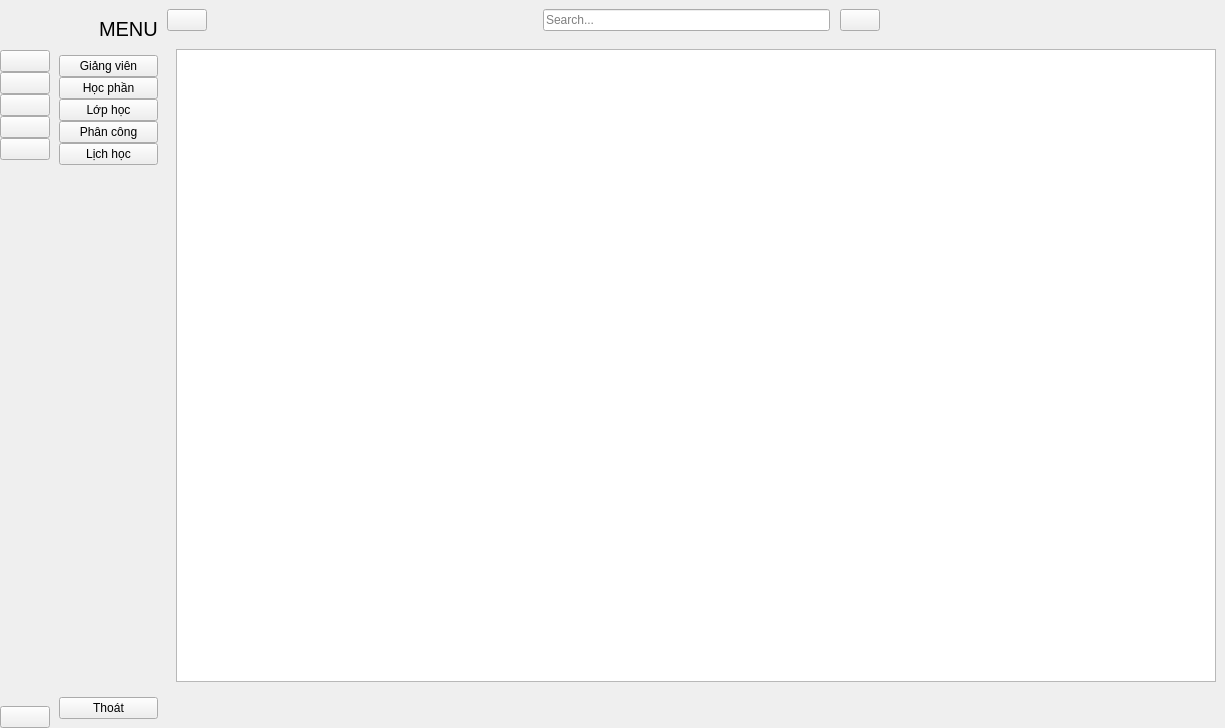
<?xml version="1.0" encoding="UTF-8"?>
<ui version="4.0">
 <class>MainWindow</class>
 <widget class="QMainWindow" name="MainWindow">
  <property name="geometry">
   <rect>
    <x>0</x>
    <y>0</y>
    <width>1225</width>
    <height>728</height>
   </rect>
  </property>
  <property name="windowTitle">
   <string>MainWindow</string>
  </property>
  <widget class="QWidget" name="centralwidget">
   <layout class="QGridLayout" name="gridLayout">
    <property name="leftMargin">
     <number>0</number>
    </property>
    <property name="topMargin">
     <number>0</number>
    </property>
    <property name="rightMargin">
     <number>0</number>
    </property>
    <property name="bottomMargin">
     <number>0</number>
    </property>
    <property name="spacing">
     <number>0</number>
    </property>
    <item row="0" column="0">
     <widget class="QWidget" name="icon_only_widget" native="true">
      <layout class="QVBoxLayout" name="verticalLayout_3">
       <property name="spacing">
        <number>0</number>
       </property>
       <property name="leftMargin">
        <number>0</number>
       </property>
       <property name="topMargin">
        <number>0</number>
       </property>
       <property name="rightMargin">
        <number>0</number>
       </property>
       <property name="bottomMargin">
        <number>0</number>
       </property>
       <item>
        <layout class="QHBoxLayout" name="horizontalLayout_3">
         <item>
          <widget class="QLabel" name="logo_label_1">
           <property name="minimumSize">
            <size>
             <width>50</width>
             <height>50</height>
            </size>
           </property>
           <property name="maximumSize">
            <size>
             <width>50</width>
             <height>50</height>
            </size>
           </property>
           <property name="text">
            <string/>
           </property>
           <property name="pixmap">
            <pixmap resource="resual.qrc">:/icon/logo.jpg</pixmap>
           </property>
           <property name="scaledContents">
            <bool>true</bool>
           </property>
          </widget>
         </item>
        </layout>
       </item>
       <item>
        <layout class="QVBoxLayout" name="verticalLayout">
         <property name="spacing">
          <number>0</number>
         </property>
         <item>
          <widget class="QPushButton" name="giangvien_btn1">
           <property name="text">
            <string/>
           </property>
           <property name="icon">
            <iconset resource="resual.qrc">
             <normaloff>:/icon/mu.png</normaloff>
             <normalon>:/icon/mu.png</normalon>:/icon/mu.png</iconset>
           </property>
           <property name="iconSize">
            <size>
             <width>20</width>
             <height>20</height>
            </size>
           </property>
           <property name="checkable">
            <bool>true</bool>
           </property>
           <property name="autoExclusive">
            <bool>true</bool>
           </property>
          </widget>
         </item>
         <item>
          <widget class="QPushButton" name="hocphan_btn1">
           <property name="text">
            <string/>
           </property>
           <property name="icon">
            <iconset resource="resual.qrc">
             <normaloff>:/icon/laptop.png</normaloff>
             <normalon>:/icon/laptop.png</normalon>:/icon/laptop.png</iconset>
           </property>
           <property name="iconSize">
            <size>
             <width>20</width>
             <height>20</height>
            </size>
           </property>
           <property name="checkable">
            <bool>true</bool>
           </property>
           <property name="autoExclusive">
            <bool>true</bool>
           </property>
          </widget>
         </item>
         <item>
          <widget class="QPushButton" name="lophoc_btn1">
           <property name="text">
            <string/>
           </property>
           <property name="icon">
            <iconset resource="resual.qrc">
             <normaloff>:/icon/phanconggiangday.png</normaloff>
             <normalon>:/icon/phanconggiangday.png</normalon>:/icon/phanconggiangday.png</iconset>
           </property>
           <property name="iconSize">
            <size>
             <width>20</width>
             <height>20</height>
            </size>
           </property>
           <property name="checkable">
            <bool>true</bool>
           </property>
           <property name="autoExclusive">
            <bool>true</bool>
           </property>
          </widget>
         </item>
         <item>
          <widget class="QPushButton" name="phancong_btn1">
           <property name="text">
            <string/>
           </property>
           <property name="icon">
            <iconset resource="resual.qrc">
             <normaloff>:/icon/amduong.png</normaloff>
             <normalon>:/icon/amduong.png</normalon>:/icon/amduong.png</iconset>
           </property>
           <property name="iconSize">
            <size>
             <width>20</width>
             <height>20</height>
            </size>
           </property>
           <property name="checkable">
            <bool>true</bool>
           </property>
           <property name="autoExclusive">
            <bool>true</bool>
           </property>
          </widget>
         </item>
         <item>
          <widget class="QPushButton" name="lichhoc_btn1">
           <property name="text">
            <string/>
           </property>
           <property name="icon">
            <iconset resource="resual.qrc">
             <normaloff>:/icon/lich.png</normaloff>
             <normalon>:/icon/lich.png</normalon>:/icon/lich.png</iconset>
           </property>
           <property name="iconSize">
            <size>
             <width>20</width>
             <height>20</height>
            </size>
           </property>
           <property name="checkable">
            <bool>true</bool>
           </property>
           <property name="autoExclusive">
            <bool>true</bool>
           </property>
          </widget>
         </item>
        </layout>
       </item>
       <item>
        <spacer name="verticalSpacer">
         <property name="orientation">
          <enum>Qt::Vertical</enum>
         </property>
         <property name="sizeHint" stdset="0">
          <size>
           <width>20</width>
           <height>375</height>
          </size>
         </property>
        </spacer>
       </item>
       <item>
        <widget class="QPushButton" name="exit_btn_1">
         <property name="text">
          <string/>
         </property>
         <property name="icon">
          <iconset resource="resual.qrc">
           <normaloff>:/icon/exit.png</normaloff>
           <normalon>:/icon/exit.png</normalon>:/icon/exit.png</iconset>
         </property>
         <property name="iconSize">
          <size>
           <width>20</width>
           <height>20</height>
          </size>
         </property>
        </widget>
       </item>
      </layout>
     </widget>
    </item>
    <item row="0" column="1">
     <widget class="QWidget" name="full_menu_widget" native="true">
      <layout class="QVBoxLayout" name="verticalLayout_4">
       <item>
        <layout class="QHBoxLayout" name="horizontalLayout_2">
         <property name="spacing">
          <number>0</number>
         </property>
         <item>
          <widget class="QLabel" name="logo_label_2">
           <property name="minimumSize">
            <size>
             <width>40</width>
             <height>40</height>
            </size>
           </property>
           <property name="maximumSize">
            <size>
             <width>40</width>
             <height>40</height>
            </size>
           </property>
           <property name="text">
            <string/>
           </property>
           <property name="pixmap">
            <pixmap resource="resual.qrc">:/icon/logo.jpg</pixmap>
           </property>
           <property name="scaledContents">
            <bool>true</bool>
           </property>
          </widget>
         </item>
         <item>
          <widget class="QLabel" name="logo_label_3">
           <property name="font">
            <font>
             <pointsize>15</pointsize>
            </font>
           </property>
           <property name="text">
            <string>MENU</string>
           </property>
          </widget>
         </item>
        </layout>
       </item>
       <item>
        <layout class="QVBoxLayout" name="verticalLayout_2">
         <property name="spacing">
          <number>0</number>
         </property>
         <item>
          <widget class="QPushButton" name="giangvien_btn2">
           <property name="text">
            <string>Giảng viên</string>
           </property>
           <property name="icon">
            <iconset>
             <normaloff>:/icon/icon/home-4-32.ico</normaloff>
             <normalon>:/icon/icon/home-4-48.ico</normalon>:/icon/icon/home-4-32.ico</iconset>
           </property>
           <property name="iconSize">
            <size>
             <width>14</width>
             <height>14</height>
            </size>
           </property>
           <property name="checkable">
            <bool>true</bool>
           </property>
           <property name="autoExclusive">
            <bool>true</bool>
           </property>
          </widget>
         </item>
         <item>
          <widget class="QPushButton" name="hocphan_btn2">
           <property name="text">
            <string>Học phần</string>
           </property>
           <property name="icon">
            <iconset>
             <normaloff>:/icon/icon/dashboard-5-32.ico</normaloff>
             <normalon>:/icon/icon/dashboard-5-48.ico</normalon>:/icon/icon/dashboard-5-32.ico</iconset>
           </property>
           <property name="iconSize">
            <size>
             <width>14</width>
             <height>14</height>
            </size>
           </property>
           <property name="checkable">
            <bool>true</bool>
           </property>
           <property name="autoExclusive">
            <bool>true</bool>
           </property>
          </widget>
         </item>
         <item>
          <widget class="QPushButton" name="lophoc_btn2">
           <property name="text">
            <string>Lớp học</string>
           </property>
           <property name="icon">
            <iconset>
             <normaloff>:/icon/icon/activity-feed-32.ico</normaloff>
             <normalon>:/icon/icon/activity-feed-48.ico</normalon>:/icon/icon/activity-feed-32.ico</iconset>
           </property>
           <property name="iconSize">
            <size>
             <width>14</width>
             <height>14</height>
            </size>
           </property>
           <property name="checkable">
            <bool>true</bool>
           </property>
           <property name="autoExclusive">
            <bool>true</bool>
           </property>
          </widget>
         </item>
         <item>
          <widget class="QPushButton" name="phancong_btn2">
           <property name="text">
            <string>Phân công</string>
           </property>
           <property name="icon">
            <iconset>
             <normaloff>:/icon/icon/product-32.ico</normaloff>
             <normalon>:/icon/icon/product-48.ico</normalon>:/icon/icon/product-32.ico</iconset>
           </property>
           <property name="iconSize">
            <size>
             <width>14</width>
             <height>14</height>
            </size>
           </property>
           <property name="checkable">
            <bool>true</bool>
           </property>
           <property name="autoExclusive">
            <bool>true</bool>
           </property>
          </widget>
         </item>
         <item>
          <widget class="QPushButton" name="lichhoc_btn2">
           <property name="text">
            <string>Lịch học</string>
           </property>
           <property name="icon">
            <iconset>
             <normaloff>:/icon/icon/group-32.ico</normaloff>
             <normalon>:/icon/icon/group-48.ico</normalon>:/icon/icon/group-32.ico</iconset>
           </property>
           <property name="iconSize">
            <size>
             <width>14</width>
             <height>14</height>
            </size>
           </property>
           <property name="checkable">
            <bool>true</bool>
           </property>
           <property name="autoExclusive">
            <bool>true</bool>
           </property>
          </widget>
         </item>
        </layout>
       </item>
       <item>
        <spacer name="verticalSpacer_2">
         <property name="orientation">
          <enum>Qt::Vertical</enum>
         </property>
         <property name="sizeHint" stdset="0">
          <size>
           <width>20</width>
           <height>373</height>
          </size>
         </property>
        </spacer>
       </item>
       <item>
        <widget class="QPushButton" name="exit_btn_2">
         <property name="text">
          <string>Thoát</string>
         </property>
         <property name="icon">
          <iconset resource="resual.qrc">
           <normaloff>:/icon/exit.png</normaloff>
           <normalon>:/icon/exit.png</normalon>:/icon/exit.png</iconset>
         </property>
         <property name="iconSize">
          <size>
           <width>14</width>
           <height>14</height>
          </size>
         </property>
        </widget>
       </item>
      </layout>
     </widget>
    </item>
    <item row="0" column="2">
     <widget class="QWidget" name="widget_3" native="true">
      <layout class="QVBoxLayout" name="verticalLayout_5">
       <property name="spacing">
        <number>0</number>
       </property>
       <property name="leftMargin">
        <number>0</number>
       </property>
       <property name="topMargin">
        <number>0</number>
       </property>
       <property name="rightMargin">
        <number>0</number>
       </property>
       <property name="bottomMargin">
        <number>0</number>
       </property>
       <item>
        <widget class="QWidget" name="widget" native="true">
         <property name="minimumSize">
          <size>
           <width>0</width>
           <height>40</height>
          </size>
         </property>
         <layout class="QHBoxLayout" name="horizontalLayout_4">
          <property name="spacing">
           <number>0</number>
          </property>
          <property name="leftMargin">
           <number>0</number>
          </property>
          <property name="topMargin">
           <number>0</number>
          </property>
          <property name="rightMargin">
           <number>9</number>
          </property>
          <property name="bottomMargin">
           <number>0</number>
          </property>
          <item>
           <widget class="QPushButton" name="menu_btn">
            <property name="text">
             <string/>
            </property>
            <property name="icon">
             <iconset resource="resual.qrc">
              <normaloff>:/icon/menu.png</normaloff>
              <normalon>:/icon/menu.png</normalon>:/icon/menu.png</iconset>
            </property>
            <property name="iconSize">
             <size>
              <width>14</width>
              <height>14</height>
             </size>
            </property>
            <property name="checkable">
             <bool>true</bool>
            </property>
           </widget>
          </item>
          <item>
           <spacer name="horizontalSpacer">
            <property name="orientation">
             <enum>Qt::Horizontal</enum>
            </property>
            <property name="sizeHint" stdset="0">
             <size>
              <width>236</width>
              <height>20</height>
             </size>
            </property>
           </spacer>
          </item>
          <item>
           <layout class="QHBoxLayout" name="horizontalLayout">
            <property name="spacing">
             <number>10</number>
            </property>
            <item>
             <widget class="QLineEdit" name="search_input">
              <property name="placeholderText">
               <string>Search...</string>
              </property>
             </widget>
            </item>
            <item>
             <widget class="QPushButton" name="search_btn">
              <property name="text">
               <string/>
              </property>
              <property name="icon">
               <iconset resource="resual.qrc">
                <normaloff>:/icon/timkiem.png</normaloff>
                <normalon>:/icon/timkiem.png</normalon>:/icon/timkiem.png</iconset>
              </property>
             </widget>
            </item>
           </layout>
          </item>
          <item>
           <spacer name="horizontalSpacer_2">
            <property name="orientation">
             <enum>Qt::Horizontal</enum>
            </property>
            <property name="sizeHint" stdset="0">
             <size>
              <width>236</width>
              <height>20</height>
             </size>
            </property>
           </spacer>
          </item>
         </layout>
        </widget>
       </item>
       <item>
        <widget class="QStackedWidget" name="stackedWidget">
         <property name="currentIndex">
          <number>1</number>
         </property>
         <widget class="QWidget" name="home">
          <layout class="QGridLayout" name="gridLayout_2">
           <item row="0" column="0">
            <widget class="QLabel" name="label_4">
             <property name="font">
              <font>
               <pointsize>20</pointsize>
              </font>
             </property>
             <property name="text">
              <string>xin chào bạn </string>
             </property>
             <property name="alignment">
              <set>Qt::AlignCenter</set>
             </property>
            </widget>
           </item>
          </layout>
         </widget>
         <widget class="QWidget" name="hocphan">
          <layout class="QGridLayout" name="gridLayout_3">
           <item row="1" column="0">
            <widget class="QLabel" name="label_5">
             <property name="font">
              <font>
               <pointsize>20</pointsize>
              </font>
             </property>
             <property name="text">
              <string/>
             </property>
             <property name="alignment">
              <set>Qt::AlignCenter</set>
             </property>
            </widget>
           </item>
           <item row="0" column="0">
            <widget class="QTableView" name="tableView"/>
           </item>
          </layout>
         </widget>
         <widget class="QWidget" name="lophoc">
          <layout class="QGridLayout" name="gridLayout_4">
           <item row="0" column="0">
            <widget class="QLabel" name="label_6">
             <property name="font">
              <font>
               <pointsize>20</pointsize>
              </font>
             </property>
             <property name="text">
              <string>Orders Page</string>
             </property>
             <property name="alignment">
              <set>Qt::AlignCenter</set>
             </property>
            </widget>
           </item>
          </layout>
         </widget>
         <widget class="QWidget" name="phancong">
          <layout class="QGridLayout" name="gridLayout_5">
           <item row="0" column="0">
            <widget class="QLabel" name="label_7">
             <property name="font">
              <font>
               <pointsize>20</pointsize>
              </font>
             </property>
             <property name="text">
              <string>Product Page</string>
             </property>
             <property name="alignment">
              <set>Qt::AlignCenter</set>
             </property>
            </widget>
           </item>
          </layout>
         </widget>
         <widget class="QWidget" name="lichhoc">
          <layout class="QGridLayout" name="gridLayout_6">
           <item row="0" column="0">
            <widget class="QLabel" name="label_8">
             <property name="font">
              <font>
               <pointsize>20</pointsize>
              </font>
             </property>
             <property name="text">
              <string>Customers Page</string>
             </property>
             <property name="alignment">
              <set>Qt::AlignCenter</set>
             </property>
            </widget>
           </item>
          </layout>
         </widget>
         <widget class="QWidget" name="giangvien">
          <layout class="QGridLayout" name="gridLayout_7">
           <item row="0" column="0">
            <widget class="QStackedWidget" name="stackedWidget_2">
             <property name="currentIndex">
              <number>0</number>
             </property>
             <widget class="QWidget" name="page_8">
              <widget class="QTableWidget" name="tableWidget">
               <property name="geometry">
                <rect>
                 <x>0</x>
                 <y>0</y>
                 <width>1021</width>
                 <height>621</height>
                </rect>
               </property>
               <column>
                <property name="text">
                 <string>Tên</string>
                </property>
               </column>
               <column>
                <property name="text">
                 <string>Ngày sinh</string>
                </property>
               </column>
               <column>
                <property name="text">
                 <string>Địa chỉ </string>
                </property>
               </column>
               <column>
                <property name="text">
                 <string>Email</string>
                </property>
               </column>
               <column>
                <property name="text">
                 <string>Số điện thoại</string>
                </property>
               </column>
               <column>
                <property name="text">
                 <string>Chức vụ</string>
                </property>
               </column>
               <column>
                <property name="text">
                 <string>Bộ môn</string>
                </property>
               </column>
              </widget>
             </widget>
            </widget>
           </item>
           <item row="2" column="0">
            <widget class="QWidget" name="widget_2" native="true"/>
           </item>
           <item row="1" column="0">
            <widget class="QPushButton" name="btn_xuat">
             <property name="font">
              <font>
               <pointsize>11</pointsize>
              </font>
             </property>
             <property name="text">
              <string>Xuất file excel</string>
             </property>
            </widget>
           </item>
          </layout>
         </widget>
         <widget class="QWidget" name="page_7">
          <layout class="QGridLayout" name="gridLayout_8">
           <item row="0" column="0">
            <widget class="QLabel" name="label_10">
             <property name="font">
              <font>
               <pointsize>20</pointsize>
              </font>
             </property>
             <property name="text">
              <string>User Page</string>
             </property>
             <property name="alignment">
              <set>Qt::AlignCenter</set>
             </property>
            </widget>
           </item>
          </layout>
         </widget>
        </widget>
       </item>
      </layout>
     </widget>
    </item>
   </layout>
  </widget>
 </widget>
 <resources>
  <include location="resual.qrc"/>
 </resources>
 <connections>
  <connection>
   <sender>menu_btn</sender>
   <signal>toggled(bool)</signal>
   <receiver>icon_only_widget</receiver>
   <slot>setVisible(bool)</slot>
   <hints>
    <hint type="sourcelabel">
     <x>197</x>
     <y>23</y>
    </hint>
    <hint type="destinationlabel">
     <x>50</x>
     <y>362</y>
    </hint>
   </hints>
  </connection>
  <connection>
   <sender>menu_btn</sender>
   <signal>toggled(bool)</signal>
   <receiver>full_menu_widget</receiver>
   <slot>setHidden(bool)</slot>
   <hints>
    <hint type="sourcelabel">
     <x>188</x>
     <y>25</y>
    </hint>
    <hint type="destinationlabel">
     <x>173</x>
     <y>257</y>
    </hint>
   </hints>
  </connection>
  <connection>
   <sender>giangvien_btn1</sender>
   <signal>toggled(bool)</signal>
   <receiver>giangvien_btn2</receiver>
   <slot>setChecked(bool)</slot>
   <hints>
    <hint type="sourcelabel">
     <x>27</x>
     <y>69</y>
    </hint>
    <hint type="destinationlabel">
     <x>72</x>
     <y>76</y>
    </hint>
   </hints>
  </connection>
  <connection>
   <sender>hocphan_btn1</sender>
   <signal>toggled(bool)</signal>
   <receiver>hocphan_btn2</receiver>
   <slot>setChecked(bool)</slot>
   <hints>
    <hint type="sourcelabel">
     <x>33</x>
     <y>100</y>
    </hint>
    <hint type="destinationlabel">
     <x>67</x>
     <y>99</y>
    </hint>
   </hints>
  </connection>
  <connection>
   <sender>lophoc_btn1</sender>
   <signal>toggled(bool)</signal>
   <receiver>lophoc_btn2</receiver>
   <slot>setChecked(bool)</slot>
   <hints>
    <hint type="sourcelabel">
     <x>33</x>
     <y>123</y>
    </hint>
    <hint type="destinationlabel">
     <x>69</x>
     <y>125</y>
    </hint>
   </hints>
  </connection>
  <connection>
   <sender>phancong_btn1</sender>
   <signal>toggled(bool)</signal>
   <receiver>phancong_btn2</receiver>
   <slot>setChecked(bool)</slot>
   <hints>
    <hint type="sourcelabel">
     <x>24</x>
     <y>148</y>
    </hint>
    <hint type="destinationlabel">
     <x>72</x>
     <y>148</y>
    </hint>
   </hints>
  </connection>
  <connection>
   <sender>lichhoc_btn1</sender>
   <signal>toggled(bool)</signal>
   <receiver>lichhoc_btn2</receiver>
   <slot>setChecked(bool)</slot>
   <hints>
    <hint type="sourcelabel">
     <x>33</x>
     <y>177</y>
    </hint>
    <hint type="destinationlabel">
     <x>67</x>
     <y>172</y>
    </hint>
   </hints>
  </connection>
  <connection>
   <sender>giangvien_btn2</sender>
   <signal>toggled(bool)</signal>
   <receiver>giangvien_btn1</receiver>
   <slot>setChecked(bool)</slot>
   <hints>
    <hint type="sourcelabel">
     <x>70</x>
     <y>63</y>
    </hint>
    <hint type="destinationlabel">
     <x>41</x>
     <y>60</y>
    </hint>
   </hints>
  </connection>
  <connection>
   <sender>hocphan_btn2</sender>
   <signal>toggled(bool)</signal>
   <receiver>hocphan_btn1</receiver>
   <slot>setChecked(bool)</slot>
   <hints>
    <hint type="sourcelabel">
     <x>160</x>
     <y>99</y>
    </hint>
    <hint type="destinationlabel">
     <x>26</x>
     <y>90</y>
    </hint>
   </hints>
  </connection>
  <connection>
   <sender>lophoc_btn2</sender>
   <signal>toggled(bool)</signal>
   <receiver>lophoc_btn1</receiver>
   <slot>setChecked(bool)</slot>
   <hints>
    <hint type="sourcelabel">
     <x>143</x>
     <y>112</y>
    </hint>
    <hint type="destinationlabel">
     <x>39</x>
     <y>114</y>
    </hint>
   </hints>
  </connection>
  <connection>
   <sender>phancong_btn2</sender>
   <signal>toggled(bool)</signal>
   <receiver>phancong_btn1</receiver>
   <slot>setChecked(bool)</slot>
   <hints>
    <hint type="sourcelabel">
     <x>162</x>
     <y>142</y>
    </hint>
    <hint type="destinationlabel">
     <x>43</x>
     <y>144</y>
    </hint>
   </hints>
  </connection>
  <connection>
   <sender>lichhoc_btn2</sender>
   <signal>toggled(bool)</signal>
   <receiver>lichhoc_btn1</receiver>
   <slot>setChecked(bool)</slot>
   <hints>
    <hint type="sourcelabel">
     <x>162</x>
     <y>163</y>
    </hint>
    <hint type="destinationlabel">
     <x>39</x>
     <y>184</y>
    </hint>
   </hints>
  </connection>
  <connection>
   <sender>exit_btn_2</sender>
   <signal>clicked()</signal>
   <receiver>MainWindow</receiver>
   <slot>close()</slot>
   <hints>
    <hint type="sourcelabel">
     <x>126</x>
     <y>584</y>
    </hint>
    <hint type="destinationlabel">
     <x>284</x>
     <y>606</y>
    </hint>
   </hints>
  </connection>
  <connection>
   <sender>exit_btn_1</sender>
   <signal>clicked()</signal>
   <receiver>MainWindow</receiver>
   <slot>close()</slot>
   <hints>
    <hint type="sourcelabel">
     <x>34</x>
     <y>592</y>
    </hint>
    <hint type="destinationlabel">
     <x>47</x>
     <y>626</y>
    </hint>
   </hints>
  </connection>
 </connections>
</ui>
